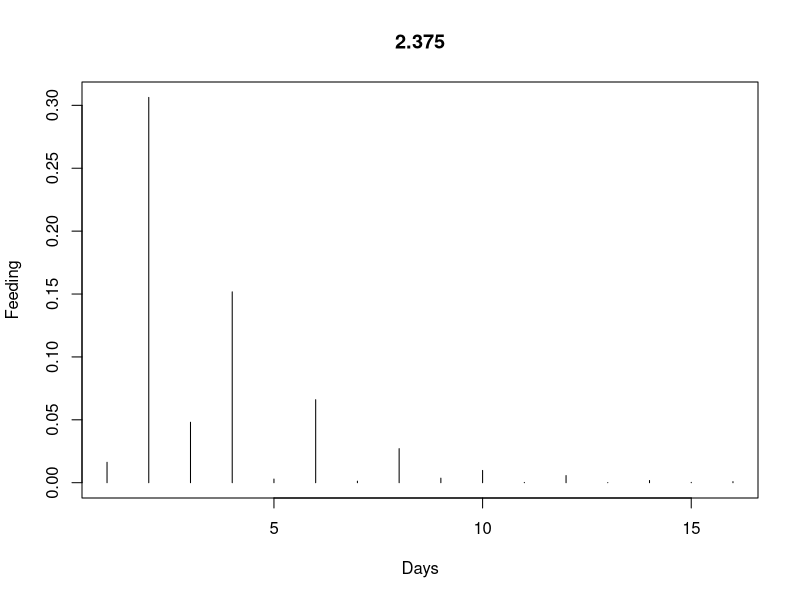

R code for this plot:
cycle1 <- rep(1, 16)
cycle2 <- rep(0:1, 8)
cycle3 <- c(rep(c(0,0,1), 5),0)
cycle4 <- rep(c(0,0,0,1),4)

a <- 0.025
b <- 0.7
c <- 0.15

p <- 0.65
S <- p^(1:16)

U <- a + 2 * b + 3 * c + 4 * (1 - (a + b + c))
ts <- a*S*cycle1 + b*S*cycle2 + c*S*cycle3 + (1-(a+b+c))*S*cycle4

plot(1:16, ts, type = "h", xlab = "Days", ylab = "Feeding", main = U)

obs <- c(9,61,6,23,0,4,2)
chi <- sum((obs / sum(obs) - ts[1:7] / sum(ts[1:7])) / (ts[1:7] / sum(ts[1:7])))
